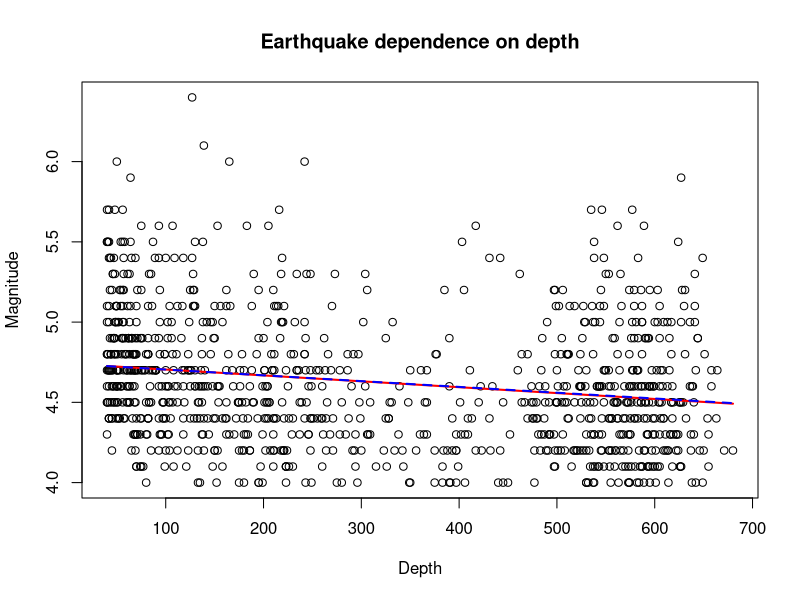

Generate this figure with R:
## ---- chunk 1
knitr::opts_chunk$set(echo = TRUE)
## ---- chunk 2
dim(quakes)
x <- matrix(ncol=50,nrow=500)
for(i in 1:50) x[,i] <- sample(nrow(quakes), nrow(quakes)*0.5)
ncol(unique(x, MARGIN = 2)) == ncol(x)

## ---- chunk 3
res <- vector("list", ncol(x))
for(i in 1:ncol(x)){
  res[[i]] <- coef(lm(mag ~ (depth + long)^2, data = quakes[x[,i],]))
}

res <- as.data.frame(t(as.data.frame(res)))
rownames(res) <- NULL

## ---- chunk 4

ests <- colMeans(res)
ests
apply(res, 2, var)^0.5

## ---- chunk 5

summary(mod <- lm(mag ~ depth*long, data=quakes))

## ---- chunk 6
plot(quakes$depth, quakes$mag, xlab = "Depth", ylab = "Magnitude",
     main = "Earthquake dependence on depth") #base layer

predMag <- predict(mod, data.frame(depth = 40:680, long = mean(quakes$long)))

points(40:680, predMag, type = "l", col = "red", lwd = 2)

robustMag <- ests[['(Intercept)']] + ests[['long']] * mean(quakes$long) + ests[['depth']] * 40:680 + ests[['depth:long']] *  mean(quakes$long) * 40:680

points(40:680, robustMag, type = "l", col = "blue", lwd = 2, lty = 2)


## ---- chunk 7
testFn <- function(a,b){
  #simple function
  a * log(b)
}

formals(testFn)
args(testFn) 

body(testFn)
attr(testFn, "srcref") #shows more formatting etc than body()

environment(testFn)

## ---- chunk 8

x <- matrix(rpois(100,20), nrow = 10)

apply(x, 1, function(row) sum(log(row))) #sum of the logged values of each row
## ---- chunk 9
argList <- list(1:10, na.rm=T)
do.call(mean, argList) #runs mean(1:10, na.rm = T)
## ---- chunk 10
library(magrittr)

x <- 1:10

y <- sum(x); log(y)

log(sum(x))

x %>% sum() %>% log()


## ---- chunk 11
# View(quakes)
# knitr::opts_chunk$set(echo = TRUE)
# dim(quakes)
# x <- matrix(ncol=50,nrow=500)
# for(i in 1:50) x[,i] <- sample(nrow(quakes), nrow(quakes)*0.5)
# ncol(unique(x, MARGIN = 2)) == ncol(x)
# res <- vector("list", ncol(x))
# for(i in 1:ncol(x)){
# res[[i]] <- coef(lm(mag ~ (depth + long)^2, data = quakes[x[,i]]))
# }
# res <- vector("list", ncol(x))
# for(i in 1:ncol(x)){
# res[[i]] <- coef(lm(mag ~ (depth + long)^2, data = quakes[x[,i],]))
# }
# res
# res <- vector("list", ncol(x))
# for(i in 1:ncol(x)){
# res[[i]] <- coef(lm(mag ~ (depth + long)^2, data = quakes[x[,i],]))
# }
# res <- as.data.frame(t(as.data.frame(res)))
# rownames(res) <- NULL
# View(res)
# colMeans(res)
# apply(res, 2, var)^0.5
# summary(mod <- lm(mag ~ depth*long, data=quakes))
# plot(quakes$depth, quakes$mag, xlab = "Depth", ylab = "Magnitude",
# main = "Earthquake dependence on depth")
# range(quakes$depth)
# data.frame(depth = 40:680, long = mean(quakes$long))
# plot(quakes$depth, quakes$mag, xlab = "Depth", ylab = "Magnitude",
# main = "Earthquake dependence on depth") #base layer
# predMag <- predict(mod, data.frame(depth = 40:680, long = mean(quakes$long)))
# points(40:680, predMag, type = "l", col = "red", lwd = 2)
# ests <- colMeans(res)
# ests
# apply(res, 2, var)^0.5
# ests
# plot(quakes$depth, quakes$mag, xlab = "Depth", ylab = "Magnitude",
# main = "Earthquake dependence on depth") #base layer
# predMag <- predict(mod, data.frame(depth = 40:680, long = mean(quakes$long)))
# points(40:680, predMag, type = "l", col = "red", lwd = 2)
# robustMag <- ests[['(Intercept)']] + ests[['long']] * mean(quakes$long) + ests[['depth']] * 40:680 + ests[['depth:long']] *  mean(quakes$long) * 40:680
# points(40:680, robustMag, type = "l", col = "blue", lwd = 2, lty = 2)
# testFn <- function(a,b){
# #simple function
# a * log(b)
# }
# formals(testFn)
# args(testFn)
# body(testFn)
# attr(testFn, "srcref") #shows more formatting etc than body()
# environment(testFn)
# x <- matrix(rpois(100,20), nrow = 10)
# apply(x, 1, function(row) sum(log(row))) #sum of the logged values of each row
# argList <- list(1:10, na.rm=T)
# do.call(mean, argList) #runs mean(1:10, na.rm = T)
# library(magrittr)
# x <- 1:10
# y <- sum(x); log(y)
# log(sum(x))
# x %>% sum() %>% log()
